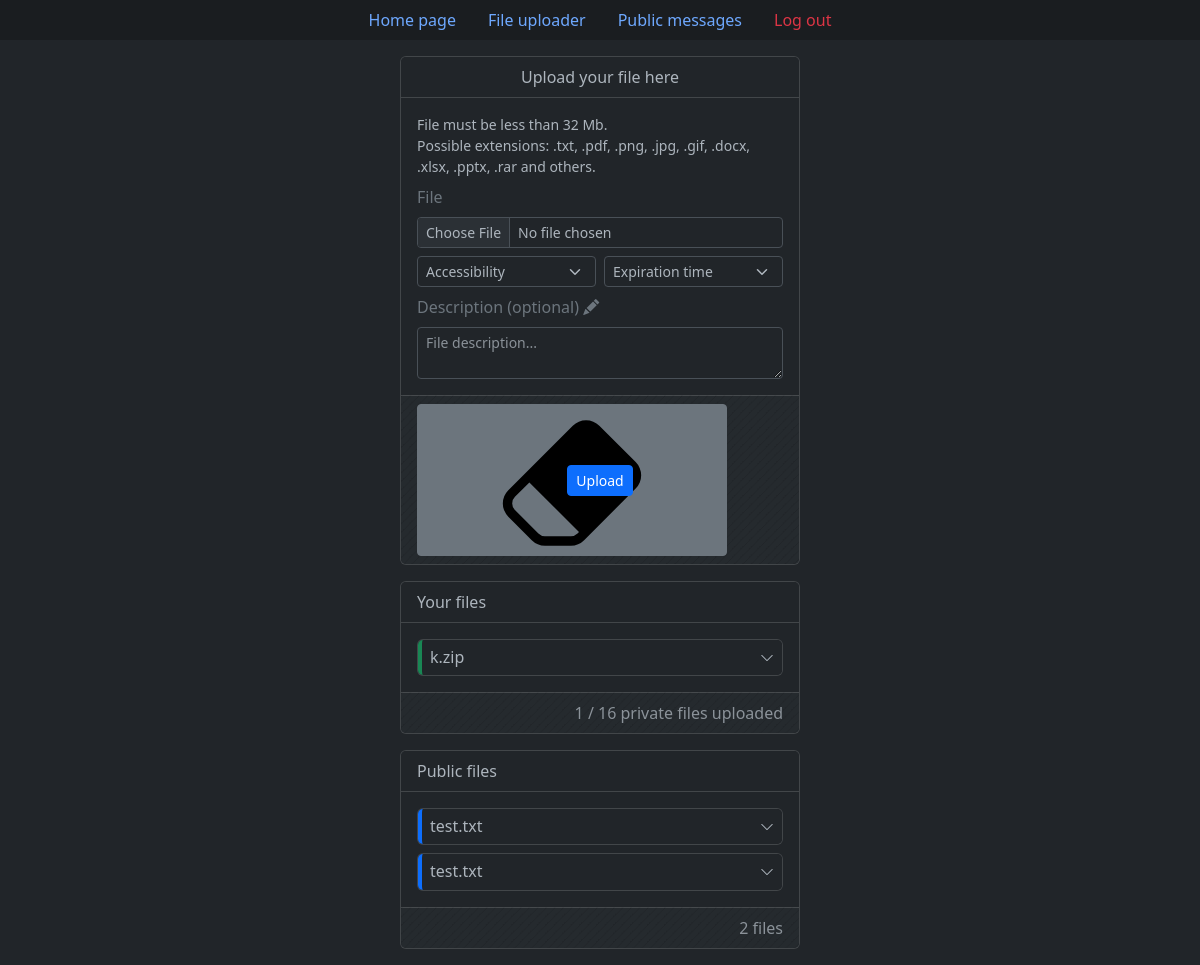
The app's page /upload_file (signed in), older data.
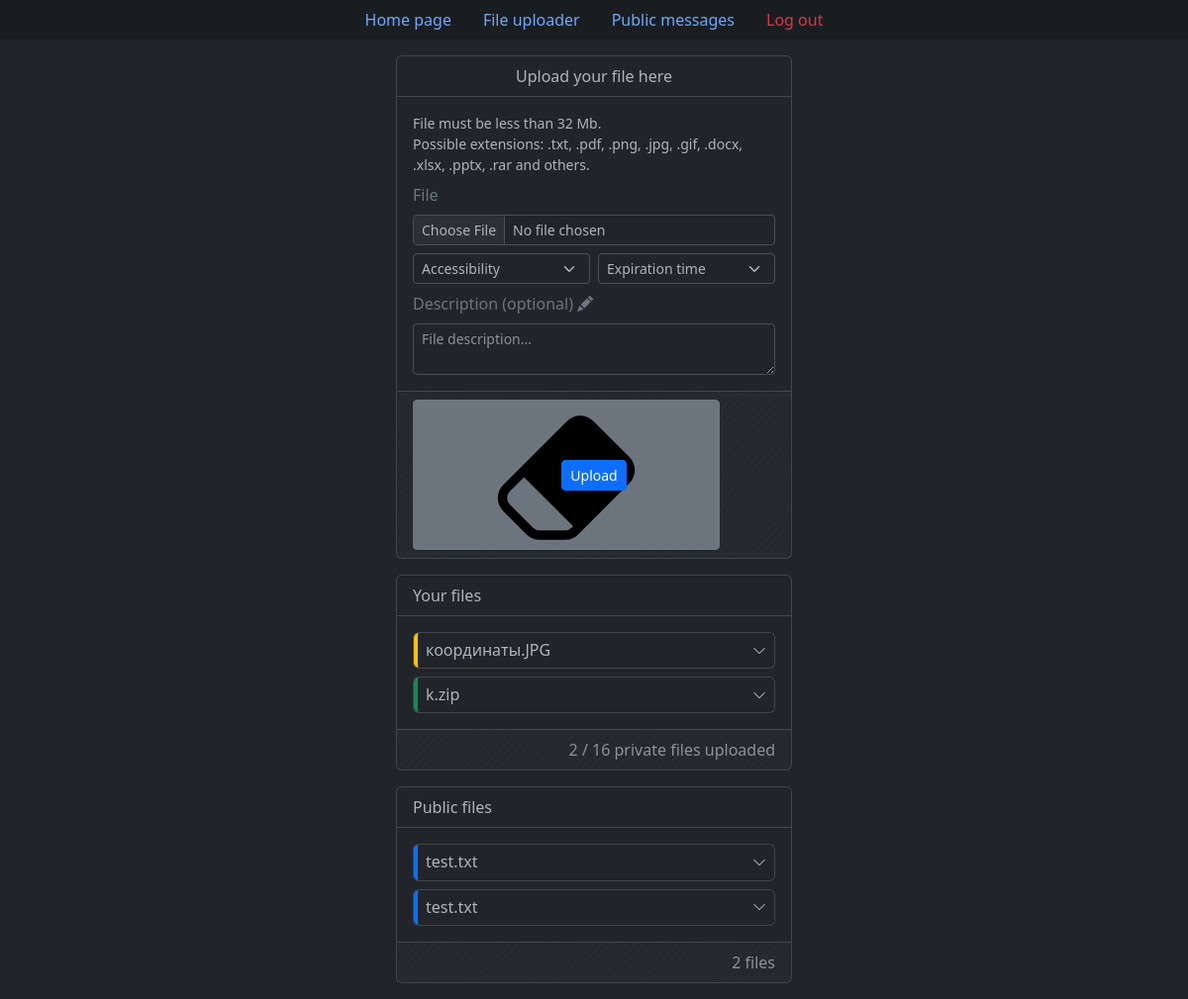
The same page, newer data.
### tables this page shows
CREATE TABLE "files" (
    "id" integer,
    "original_file_name" text NOT NULL,
    "unique_file_name" text NOT NULL,
    "size_in_bytes" integer NOT NULL,
    "owner_id" text NOT NULL,
    "privacy" text NOT NULL,
    "upload_date" text NOT NULL,
    "expires" text NOT NULL,
    "description" text,
    FOREIGN KEY("owner_id") REFERENCES "users"("id") ON DELETE CASCADE ON UPDATE CASCADE,
    PRIMARY KEY("ID" AUTOINCREMENT)
);

### app.py (the view, shortened to what this page needs)
@app.route("/upload_file", methods=["GET", "POST"])
def upload_file():
    if request.method == "GET":
        db = get_db()
        cur = db.cursor()
        public_files = cur.execute("""
            SELECT f.id, original_file_name, unique_file_name, size_in_bytes,
                   owner_id, privacy, strftime("%d.%m.%Y %H:%M", upload_date) upload_date,
                   strftime("%d.%m.%Y %H:%M", expires) expires, description, username
            FROM files f
            LEFT JOIN users u ON f.owner_id = u.id
            WHERE privacy = 'Public'
            ORDER BY datetime(upload_date) DESC
        """).fetchall()
        user_files = None
        if current_user.is_authenticated:
            user_files = cur.execute("""
                SELECT f.id, original_file_name, unique_file_name, size_in_bytes,
                   owner_id, privacy, strftime("%d.%m.%Y %H:%M", upload_date) upload_date,
                   strftime("%d.%m.%Y %H:%M", expires) expires, description, username
                FROM files f
                LEFT JOIN users u ON f.owner_id = u.id
                WHERE owner_id = ?
                ORDER BY datetime(upload_date) DESC
            """, [current_user.id]).fetchall()
        return render_template("pages/upload_file.html", user_files=user_files, public_files=public_files)

### app.py (called while the page is built)
def connect_db():
    con = sqlite3.connect(app.config["DB_PATH"])
    con.row_factory = sqlite3.Row
    return con

def get_db():
    if not hasattr(g, "db"):
        g.db = connect_db()
    return g.db

@login_manager.user_loader
def load_user(user_id):
    db = get_db()
    cur = db.cursor()
    user = cur.execute("SELECT * FROM users WHERE id = ?", [user_id]).fetchone()
    if user is not None:
        return UserSQLite(user)
    return None

@app.teardown_request
def teardown_db(error):
    if hasattr(g, "db"):
        g.db.close()

### templates/pages/upload_file.html (shortened to what this page needs)
{% extends 'base.html' %}
{% if not validations %}
    {% set file_validation = "" %}
    {% set accessibility_validation = "" %}
    {% set expiration_validation = "" %}
    {% set description_validation = "" %}
    {% set file_feedback = "" %}
    {% set accessibility_feedback = "" %}
    {% set expiration_feedback = "" %}
    {% set description_feedback = "" %}
{% else %}
    {% set file_validation = "is-invalid" if not validations["file"]["check"] else "" %}
    {% set accessibility_validation = "is-invalid" if not validations["accessibility"]["check"] else "" %}
    {% set expiration_validation = "is-invalid" if not validations["expiration"]["check"] else "" %}
    {% set description_validation = "is-invalid" if not validations["description"]["check"] else "" %}
    {% set file_feedback = validations["file"]["feedback"] %}
    {% set accessibility_feedback = validations["accessibility"]["feedback"] %}
    {% set expiration_feedback = validations["expiration"]["feedback"] %}
    {% set description_feedback = validations["description"]["feedback"] %}
{% endif %}
{% block content %}
	<div class="card col-md-4 offset-md-4 mb-3">
		<div class="card-header text-center bg-dark fs-6 mb-3">
			Upload your file here
		</div>
		{% if not current_user.is_authenticated %}
			<div class="card-body ps-3 pe-3 pt-0 pb-0">
				<div class="card card-body mb-3 bg-body-secondary border border-secondary-subtle text-center"
					 style="font-size: .875rem;">
					<p class="mb-0">
						Uploading a file is <a href="{{ url_for('log_in', next=url_for('upload_file')) }}"
												class="link-body"
												style="color: var(--bs-body-color);">log in</a> required.
					</p>
				</div>
			</div>
		{% else %}
			<form method="post" enctype="multipart/form-data" id="upload_file_form">
				<div class="card-body ps-3 pe-3 pt-0 pb-0">
					<div class="row g-2">
						<div class="col-md-12">
							<div class="bd-callout bd-callout-info mt-0 mb-0" style="font-size: .875rem;">
								File must be less than {{ (config['FILE_UPLOAD_MAX_SIZE'] / (1024 * 1024))|int }} Mb.<br>
								Possible extensions: .txt, .pdf, .png, .jpg, .gif, .docx, .xlsx, .pptx, .rar
									and others.
							</div>
						</div>
						<div class="col-md-12">
							<p class="text-secondary fs-6 mb-0 pb-0">
								File
							</p>
						</div>
						<div class="col-md-12">
							<input class="form-control form-control-sm {{ file_validation }}"
								   type="file" id="formFile" name="outcoming_file" required>
						</div>
						<div class="col-md-6">
							<select class="form-select form-select-sm {{ accessibility_validation }}"
                                id="validationPrivacy" name="privacy" required>
								{% if form is defined %}
									<option disabled value="">Accessibility</option>
								{% else %}
									<option selected disabled value="">Accessibility</option>
								{% endif %}
							</select>
						</div>
						<div class="col-md-6">
							<select class="form-select form-select-sm {{ expiration_validation }}"
                                id="validationExpiration" name="expiration" required>
								{% if form is defined %}
									<option disabled value="">Expiration time</option>
								{% else %}
									<option selected disabled value="">Expiration time</option>
								{% endif %}
							</select>
						</div>
						<div class="col-md-12">
							<p class="text-secondary fs-6 mb-0 pb-0">
								Description (optional)
								<i class="bi bi-pencil-fill"></i>
							</p>
						</div>
						<div class="col-md-12">
							<textarea class="form-control form-control-sm {{ description_validation }}"
                                placeholder="File description..." id="validationDescription"
								name="file_description" rows="2"
								maxlength="{{ config['FILE_DESCRIPTION_LENGTH'] }}">{{ form.description if form is defined }}</textarea>
						</div>
					</div>
				</div>
				<div class="card-footer bg-stripes-body fs-6 mt-3">
					<div class="row g-0 align-items-center">
						<div class="col-md-4 text-start">
							<button type="button" class="btn btn-sm btn-secondary px-1 py-0"
									data-bs-toggle="tooltip" data-bs-placement="top" data-bs-title="Erase"
                                	data-bs-custom-class="tooltip-body"
									data-bs-trigger="hover"
									onclick="resetForm('upload_file_form')">
							</button>
						</div>
						<div class="col-md-4 text-center">
							<button type="submit" class="btn btn-sm btn-primary">Upload</button>
						</div>
					</div>
				</div>
			</form>
		{% endif %}
	</div>
	{% if current_user.is_authenticated %}
		<div class="card col-md-4 offset-md-4 mb-3">
			<div class="card-header text-start bg-dark fs-6 mb-3">
				Your files
			</div>
			<div id="private-files-container" class="card-body py-0">
				{% if user_files %}
					{% for file in user_files %}
						{% set privacy_text_color =
							"text-primary-emphasis" if file['privacy'] == 'Public'
							else "text-warning-emphasis" if file['privacy'] == 'By link'
							else "text-success-emphasis" %}
						{% set privacy_border_color =
							"border-primary" if file['privacy'] == 'Public'
							else "border-warning" if file['privacy'] == 'By link'
							else "border-success" %}
						<div class="accordion accordion-dark-small">
							<div class="accordion-item mb-2">
								<h2 class="accordion-header">
									<button class="accordion-button collapsed shadow-none d-flex justify-content-between
											border-start border-4 {{ privacy_border_color }} fs-6"
											type="button" data-bs-toggle="collapse"
											data-bs-target="#collapseFile{{ file['id'] }}" aria-expanded="true"
											aria-controls="collapseFile{{ file['id'] }}">
										<span class="d-inline-block text-truncate py-2"
											  style="max-width: 180px;">
											{{ file['original_file_name'] }}
										</span>
									</button>
								</h2>
							</div>
						</div>
					{% endfor %}
				{% else %}
					<div class="card card-body text-center py-1 mb-2" style="font-size: .875rem;">
						You have not uploaded any file.
					</div>
				{% endif %}
			</div>
			<div class="card-footer bg-stripes-body mt-2">
				<div class="row g-0 align-items-center">
					<div class="col-md-12 text-end text-body-secondary">
						<span>
							<span id="private-files-count">{% if user_files %} {{ user_files|length }} {% else %} 0 {% endif %}</span> /
							<span id="private-files-allowed">{{ config["FILES_PER_USER"] }}</span> private files uploaded
						</span>
					</div>
				</div>
			</div>
		</div>
	{% endif %}
	<div class="card col-md-4 offset-md-4 mb-3">
		<div class="card-header text-start bg-dark fs-6">
			Public files
		</div>
		<div id="public-files-container" class="card-body pb-0">
			{% if public_files %}
				{% for file in public_files %}
					{% set privacy_text_color = 'text-primary-emphasis' %}
					{% set privacy_border_color = 'border-primary' %}
					<div class="accordion accordion-dark-small">
						<div class="accordion-item mb-2">
							<h2 class="accordion-header">
								<button class="accordion-button collapsed shadow-none d-flex justify-content-between
										border-start border-4 {{ privacy_border_color }}"
										type="button" data-bs-toggle="collapse"
										data-bs-target="#collapsePublicFile{{ file['id'] }}" aria-expanded="true"
										aria-controls="collapsePublicFile{{ file['id'] }}">
									<span class="d-inline-block text-truncate py-2">
										{{ file['original_file_name'] }}
									</span>
								</button>
							</h2>
														{% set file_link = url_for('download_file', unique_file_name=file['unique_file_name'], _external=True) %}
						</div>
					</div>
				{% endfor %}
			{% else %}
				<div>
					<div class="card card-body text-center py-1 mb-2" style="font-size: .875rem;">
						Nothing yet here.
					</div>
				</div>
			{% endif %}
		</div>
		<div class="card-footer bg-stripes-body mt-2">
			<div class="row g-0 align-items-center">
				<div class="col-md-12 text-end text-body-secondary">
					<span>
						<span id="public-files-total">{{ public_files|length }}</span> files
					</span>
				</div>
			</div>
		</div>
	</div>
{% endblock %}

### templates/base.html (shortened to what this page needs)
<!DOCTYPE html>
<html lang="en" data-bs-theme="dark">
<head>
    <link href="https://cdn.jsdelivr.net/npm/bootstrap@5.3.0-alpha1/dist/css/bootstrap.min.css" rel="stylesheet">
    <link href="https://getbootstrap.com/docs/5.3/assets/css/docs.css" rel="stylesheet">
    <link rel="stylesheet" href="https://cdn.jsdelivr.net/npm/bootstrap-icons@1.10.3/font/bootstrap-icons.css">
    <link rel=stylesheet type=text/css href="{{ url_for('static', filename='css/style.css') }}">
</head>
<body>
    <ul class="nav nav-pills bg-dark-subtle justify-content-center mb-3">
        <li class="nav-item">
            <a class="nav-link" aria-current="page" href="{{ url_for('index') }}">Home page</a>
        </li>
        <li class="nav-item">
            <a class="nav-link" href="{{ url_for('upload_file') }}">File uploader</a>
        </li>
        <li class="nav-item">
            <a class="nav-link" href="{{ url_for('leave_message') }}">Public messages</a>
        </li>
        {% if current_user.is_authenticated %}
            <li class="nav-item">
                <a class="nav-link" style="--bs-nav-link-hover-color: var(--bs-danger-text); --bs-nav-link-color: rgba(var(--bs-danger-rgb));"  href="{{ url_for('log_out') }}">Log out</a>
            </li>
        {% endif %}
    </ul>
    {% block content %} {% endblock %}
</body>
</html>

### static/css/style.css (style rules this page uses)
.bg-stripes-body { background-image: linear-gradient(135deg, #212529 8.33%, #252a2e 8.33%, #252a2e 50%, #212529 50%, #212529 58.33%, #252a2e 58.33%, #252a2e 100%); background-size: 8.49px 8.49px; }
.accordion-dark-small { --bs-accordion-bg: var(--bs-body-bg); --bs-accordion-border-color: var(--bs-border-color-translucent); --bs-accordion-active-bg: var(--bs-tertiary-bg); --bs-accordion-active-color: var(--bs-body-color); --bs-accordion-btn-bg: var(--bs-body-bg); --bs-accordion-btn-icon-width: 0.875rem; --bs-accordion-btn-padding-x: 0.5rem; --bs-accordion-btn-padding-y: 0rem; }

Row changes from the older to the newer data that the page shows:
added files: original_file_name "координаты.JPG"
Text that changed along with them:
{{ user_files|length }}: "1" → "2"
